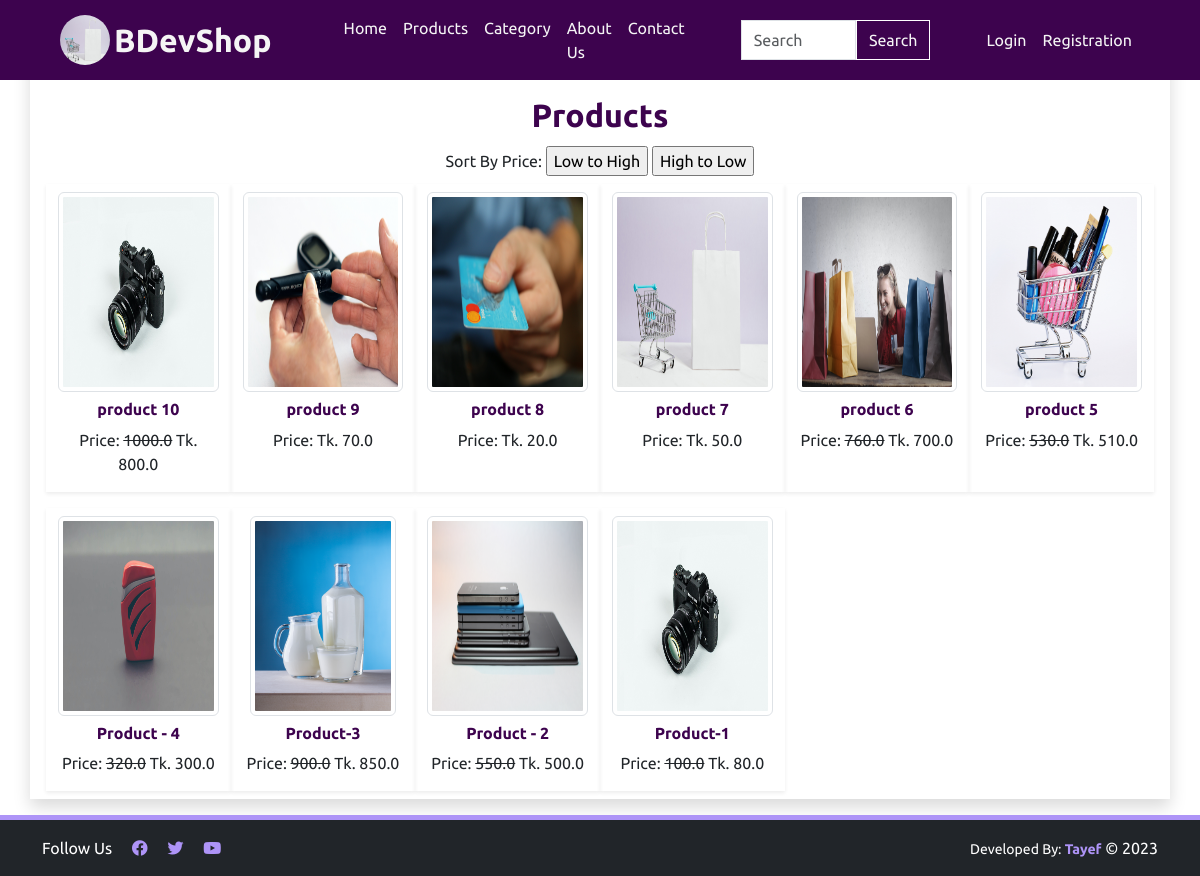
The page /latest/ on the database its author committed.
### ecomapp/models.py (models this page shows, shortened)
class Product(models.Model):
    title = models.CharField(max_length=100)
    selling_price = models.FloatField()
    discounted_price = models.FloatField(null=True, blank=True)
    description = models.TextField()
    brand = models.CharField(max_length=100, null=True, blank=True, default='No Brand')
    category = models.ForeignKey(Category, on_delete=models.CASCADE)
    image = models.ImageField(upload_to='product')

### ecomapp/views.py (the view)
# urls.py: path('latest/', latestproductview, name='latest'),
def latestproductview(request):
    if request.GET.get('category'):
        category2 = request.GET.get('category')
        print("category2", category2)
        category = Category.objects.get(pk=int(category2))
        print("MYcat00000", category)
        if request.GET.get('l2h'):
            products = Product.objects.filter(category=category).order_by('discounted_price','selling_price')
            print("MYprod111111111", products)
        else:
            products = Product.objects.filter(category=category).order_by('-discounted_price','-selling_price')
        return render(request, 'ecomapp/allproducts.html', {'products': products, 'catid': category2})
    elif request.GET.get('l2h'):
        products = Product.objects.order_by('discounted_price','selling_price')
    elif request.GET.get('h2l'):
        products = Product.objects.order_by('-discounted_price', '-selling_price')
    else:
        products = Product.objects.all().order_by('-id')
    return render(request, 'ecomapp/allproducts.html', {'products': products})

### ecomapp/context_processors.py (called while the page is built)
def cart_count(request):
    if request.user.is_authenticated:
        cart_count = Cart.objects.filter(user=request.user).count()
    else:
        cart_count = 0
    return {'cart_count': cart_count}

### ecomapp/templates/ecomapp/allproducts.html (shortened to what this page needs)
{% extends 'ecomapp/base.html' %}
{% block content %}
<div class="container text-center shadow mt-5 mb-3" id="service">
    {% if products %}
    <h2 class="pt-5 pb-1">Products</h2>
    <div class="row mt-2 mx-1">
        <div>
        <form action="{% url 'latest' %}" method="GET">
            Sort By Price:
            <input type="submit" value="Low to High" name="l2h" class="d-inline">
            <input type="submit" value="High to Low" name="h2l">
        </form>
        </div>
        {% for lp in products %}
        <div class="col-sm-2 my-2 pt-2 shadow-sm">
            <img src="{{lp.image.url}}" alt=""  class="img-fluid img-thumbnail myimage">
            <h6 class="mt-2"><a href="{% url 'productdetail' lp.id %}">{{lp.title}}</a></h6>
            {% if lp.discounted_price %}
                <p>Price: <del>{{lp.selling_price}}</del> Tk. {{lp.discounted_price}}</p>
            {% else %}
                <p>Price: Tk. {{lp.selling_price}}</p>
            {% endif %}
        </div>
        {% endfor %}
    </div>
    {% endif %}
</div>
{% endblock content %}

### ecomapp/static/ecomapp/css/style.css (style rules this page uses)
body { font-family: 'Ubuntu', sans-serif; min-height: 100vh; display: flex; flex-direction: column; }
a, a:visited { color: rgb(61, 3, 78); font-weight: bold; }
h2 { color: rgb(61, 3, 78); font-weight: bold; }
a { text-decoration: none; }
.myimage { object-fit:cover he crop; height: 200px; }

### rows shown on the page
Product: image (picture), title "product 10", selling_price "1000.0", discounted_price "800.0"
Product: image (picture), title "product 9", selling_price "70.0"
Product: image (picture), title "product 8", selling_price "20.0"
Product: image (picture), title "product 7", selling_price "50.0"
Product: image (picture), title "product 6", selling_price "760.0", discounted_price "700.0"
Product: image (picture), title "product 5", selling_price "530.0", discounted_price "510.0"
Product: image (picture), title "Product - 4", selling_price "320.0", discounted_price "300.0"
Product: image (picture), title "Product-3", selling_price "900.0", discounted_price "850.0"
Product: image (picture), title "Product - 2", selling_price "550.0", discounted_price "500.0"
Product: image (picture), title "Product-1", selling_price "100.0", discounted_price "80.0"
